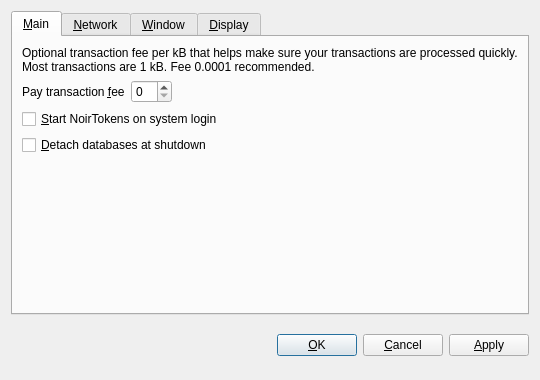
<?xml version="1.0" encoding="UTF-8"?>
<ui version="4.0">
 <class>OptionsDialog</class>
 <widget class="QDialog" name="OptionsDialog">
  <property name="geometry">
   <rect>
    <x>0</x>
    <y>0</y>
    <width>540</width>
    <height>380</height>
   </rect>
  </property>
  <property name="windowTitle">
   <string>Options</string>
  </property>
  <property name="modal">
   <bool>true</bool>
  </property>
  <layout class="QVBoxLayout" name="verticalLayout">
   <item>
    <widget class="QTabWidget" name="tabWidget">
     <property name="tabPosition">
      <enum>QTabWidget::North</enum>
     </property>
     <property name="currentIndex">
      <number>0</number>
     </property>
     <widget class="QWidget" name="tabMain">
      <attribute name="title">
       <string>&amp;Main</string>
      </attribute>
      <layout class="QVBoxLayout" name="verticalLayout_Main">
       <item>
        <widget class="QLabel" name="transactionFeeInfoLabel">
         <property name="text">
          <string>Optional transaction fee per kB that helps make sure your transactions are processed quickly. Most transactions are 1 kB. Fee 0.0001 recommended.</string>
         </property>
         <property name="textFormat">
          <enum>Qt::PlainText</enum>
         </property>
         <property name="wordWrap">
          <bool>true</bool>
         </property>
        </widget>
       </item>
       <item>
        <layout class="QHBoxLayout" name="horizontalLayout_Main">
         <item>
          <widget class="QLabel" name="transactionFeeLabel">
           <property name="text">
            <string>Pay transaction &amp;fee</string>
           </property>
           <property name="textFormat">
            <enum>Qt::PlainText</enum>
           </property>
           <property name="buddy">
            <cstring>transactionFee</cstring>
           </property>
          </widget>
         </item>
         <item>
          <widget class="NoirTokensAmountField" name="transactionFee"/>
         </item>
         <item>
          <spacer name="horizontalSpacer_Main">
           <property name="orientation">
            <enum>Qt::Horizontal</enum>
           </property>
           <property name="sizeHint" stdset="0">
            <size>
             <width>40</width>
             <height>20</height>
            </size>
           </property>
          </spacer>
         </item>
        </layout>
       </item>
       <item>
        <widget class="QCheckBox" name="NoirTokensAtStartup">
         <property name="toolTip">
          <string>Automatically start NoirTokens after logging in to the system.</string>
         </property>
         <property name="text">
          <string>&amp;Start NoirTokens on system login</string>
         </property>
        </widget>
       </item>
       <item>
        <widget class="QCheckBox" name="detachDatabases">
         <property name="toolTip">
          <string>Detach block and address databases at shutdown. This means they can be moved to another data directory, but it slows down shutdown. The wallet is always detached.</string>
         </property>
         <property name="text">
          <string>&amp;Detach databases at shutdown</string>
         </property>
        </widget>
       </item>
       <item>
        <spacer name="verticalSpacer_Main">
         <property name="orientation">
          <enum>Qt::Vertical</enum>
         </property>
         <property name="sizeHint" stdset="0">
          <size>
           <width>20</width>
           <height>40</height>
          </size>
         </property>
        </spacer>
       </item>
      </layout>
     </widget>
     <widget class="QWidget" name="tabNetwork">
      <attribute name="title">
       <string>&amp;Network</string>
      </attribute>
      <layout class="QVBoxLayout" name="verticalLayout_Network">
       <item>
        <widget class="QCheckBox" name="mapPortUpnp">
         <property name="toolTip">
          <string>Automatically open the NoirTokens client port on the router. This only works when your router supports UPnP and it is enabled.</string>
         </property>
         <property name="text">
          <string>Map port using &amp;UPnP</string>
         </property>
        </widget>
       </item>
       <item>
        <widget class="QCheckBox" name="connectSocks">
         <property name="toolTip">
          <string>Connect to the NoirTokens network through a SOCKS proxy (e.g. when connecting through Tor).</string>
         </property>
         <property name="text">
          <string>&amp;Connect through SOCKS proxy:</string>
         </property>
        </widget>
       </item>
       <item>
        <layout class="QHBoxLayout" name="horizontalLayout_Network">
         <item>
          <widget class="QLabel" name="proxyIpLabel">
           <property name="text">
            <string>Proxy &amp;IP:</string>
           </property>
           <property name="textFormat">
            <enum>Qt::PlainText</enum>
           </property>
           <property name="buddy">
            <cstring>proxyIp</cstring>
           </property>
          </widget>
         </item>
         <item>
          <widget class="QValidatedLineEdit" name="proxyIp" native="true">
           <property name="maximumSize">
            <size>
             <width>140</width>
             <height>16777215</height>
            </size>
           </property>
           <property name="toolTip">
            <string>IP address of the proxy (e.g. 127.0.0.1)</string>
           </property>
          </widget>
         </item>
         <item>
          <widget class="QLabel" name="proxyPortLabel">
           <property name="text">
            <string>&amp;Port:</string>
           </property>
           <property name="textFormat">
            <enum>Qt::PlainText</enum>
           </property>
           <property name="buddy">
            <cstring>proxyPort</cstring>
           </property>
          </widget>
         </item>
         <item>
          <widget class="QLineEdit" name="proxyPort">
           <property name="maximumSize">
            <size>
             <width>55</width>
             <height>16777215</height>
            </size>
           </property>
           <property name="toolTip">
            <string>Port of the proxy (e.g. 9050)</string>
           </property>
          </widget>
         </item>
         <item>
          <widget class="QLabel" name="socksVersionLabel">
           <property name="text">
            <string>SOCKS &amp;Version:</string>
           </property>
           <property name="textFormat">
            <enum>Qt::PlainText</enum>
           </property>
           <property name="buddy">
            <cstring>socksVersion</cstring>
           </property>
          </widget>
         </item>
         <item>
          <widget class="QValueComboBox" name="socksVersion">
           <property name="toolTip">
            <string>SOCKS version of the proxy (e.g. 5)</string>
           </property>
          </widget>
         </item>
         <item>
          <spacer name="horizontalSpacer_Network">
           <property name="orientation">
            <enum>Qt::Horizontal</enum>
           </property>
           <property name="sizeHint" stdset="0">
            <size>
             <width>40</width>
             <height>20</height>
            </size>
           </property>
          </spacer>
         </item>
        </layout>
       </item>
       <item>
        <spacer name="verticalSpacer_Network">
         <property name="orientation">
          <enum>Qt::Vertical</enum>
         </property>
         <property name="sizeHint" stdset="0">
          <size>
           <width>20</width>
           <height>40</height>
          </size>
         </property>
        </spacer>
       </item>
      </layout>
     </widget>
     <widget class="QWidget" name="tabWindow">
      <attribute name="title">
       <string>&amp;Window</string>
      </attribute>
      <layout class="QVBoxLayout" name="verticalLayout_Window">
       <item>
        <widget class="QCheckBox" name="minimizeToTray">
         <property name="toolTip">
          <string>Show only a tray icon after minimizing the window.</string>
         </property>
         <property name="text">
          <string>&amp;Minimize to the tray instead of the taskbar</string>
         </property>
        </widget>
       </item>
       <item>
        <widget class="QCheckBox" name="minimizeOnClose">
         <property name="toolTip">
          <string>Minimize instead of exit the application when the window is closed. When this option is enabled, the application will be closed only after selecting Quit in the menu.</string>
         </property>
         <property name="text">
          <string>M&amp;inimize on close</string>
         </property>
        </widget>
       </item>
       <item>
        <spacer name="verticalSpacer_Window">
         <property name="orientation">
          <enum>Qt::Vertical</enum>
         </property>
         <property name="sizeHint" stdset="0">
          <size>
           <width>20</width>
           <height>40</height>
          </size>
         </property>
        </spacer>
       </item>
      </layout>
     </widget>
     <widget class="QWidget" name="tabDisplay">
      <attribute name="title">
       <string>&amp;Display</string>
      </attribute>
      <layout class="QVBoxLayout" name="verticalLayout_Display">
       <item>
        <layout class="QHBoxLayout" name="horizontalLayout_1_Display">
         <item>
          <widget class="QLabel" name="langLabel">
           <property name="text">
            <string>User Interface &amp;language:</string>
           </property>
           <property name="textFormat">
            <enum>Qt::PlainText</enum>
           </property>
           <property name="buddy">
            <cstring>lang</cstring>
           </property>
          </widget>
         </item>
         <item>
          <widget class="QValueComboBox" name="lang">
           <property name="toolTip">
            <string>The user interface language can be set here. This setting will take effect after restarting NoirTokens.</string>
           </property>
          </widget>
         </item>
        </layout>
       </item>
       <item>
        <layout class="QHBoxLayout" name="horizontalLayout_2_Display">
         <item>
          <widget class="QLabel" name="unitLabel">
           <property name="text">
            <string>&amp;Unit to show amounts in:</string>
           </property>
           <property name="textFormat">
            <enum>Qt::PlainText</enum>
           </property>
           <property name="buddy">
            <cstring>unit</cstring>
           </property>
          </widget>
         </item>
         <item>
          <widget class="QValueComboBox" name="unit">
           <property name="toolTip">
            <string>Choose the default subdivision unit to show in the interface and when sending coins.</string>
           </property>
          </widget>
         </item>
        </layout>
       </item>
       <item>
        <widget class="QCheckBox" name="displayAddresses">
         <property name="toolTip">
          <string>Whether to show NoirTokens addresses in the transaction list or not.</string>
         </property>
         <property name="text">
          <string>&amp;Display addresses in transaction list</string>
         </property>
        </widget>
       </item>
       <item>
        <widget class="QCheckBox" name="coinControlFeatures">
         <property name="toolTip">
          <string>Whether to show coin control features or not.</string>
         </property>
         <property name="text">
          <string>Display coin &amp;control features (experts only!)</string>
         </property>
        </widget>
       </item>
       <item>
        <spacer name="verticalSpacer_Display">
         <property name="orientation">
          <enum>Qt::Vertical</enum>
         </property>
         <property name="sizeHint" stdset="0">
          <size>
           <width>20</width>
           <height>40</height>
          </size>
         </property>
        </spacer>
       </item>
      </layout>
     </widget>
    </widget>
   </item>
   <item>
    <layout class="QHBoxLayout" name="horizontalLayout_Buttons">
     <item>
      <spacer name="horizontalSpacer_1">
       <property name="orientation">
        <enum>Qt::Horizontal</enum>
       </property>
       <property name="sizeHint" stdset="0">
        <size>
         <width>40</width>
         <height>48</height>
        </size>
       </property>
      </spacer>
     </item>
     <item>
      <widget class="QLabel" name="statusLabel">
       <property name="font">
        <font>
         <weight>75</weight>
         <bold>true</bold>
        </font>
       </property>
       <property name="text">
        <string/>
       </property>
       <property name="textFormat">
        <enum>Qt::PlainText</enum>
       </property>
       <property name="wordWrap">
        <bool>true</bool>
       </property>
      </widget>
     </item>
     <item>
      <spacer name="horizontalSpacer_2">
       <property name="orientation">
        <enum>Qt::Horizontal</enum>
       </property>
       <property name="sizeHint" stdset="0">
        <size>
         <width>40</width>
         <height>48</height>
        </size>
       </property>
      </spacer>
     </item>
     <item>
      <widget class="QPushButton" name="okButton">
       <property name="text">
        <string>&amp;OK</string>
       </property>
      </widget>
     </item>
     <item>
      <widget class="QPushButton" name="cancelButton">
       <property name="text">
        <string>&amp;Cancel</string>
       </property>
       <property name="autoDefault">
        <bool>false</bool>
       </property>
      </widget>
     </item>
     <item>
      <widget class="QPushButton" name="applyButton">
       <property name="text">
        <string>&amp;Apply</string>
       </property>
       <property name="autoDefault">
        <bool>false</bool>
       </property>
      </widget>
     </item>
    </layout>
   </item>
  </layout>
 </widget>
 <customwidgets>
  <customwidget>
   <class>QValidatedLineEdit</class>
   <extends>QWidget</extends>
   <header>qvalidatedlineedit.h</header>
  </customwidget>
  <customwidget>
   <class>NoirTokensAmountField</class>
   <extends>QSpinBox</extends>
   <header>NoirTokensamountfield.h</header>
  </customwidget>
  <customwidget>
   <class>QValueComboBox</class>
   <extends>QComboBox</extends>
   <header>qvaluecombobox.h</header>
  </customwidget>
 </customwidgets>
 <resources/>
 <connections/>
</ui>
